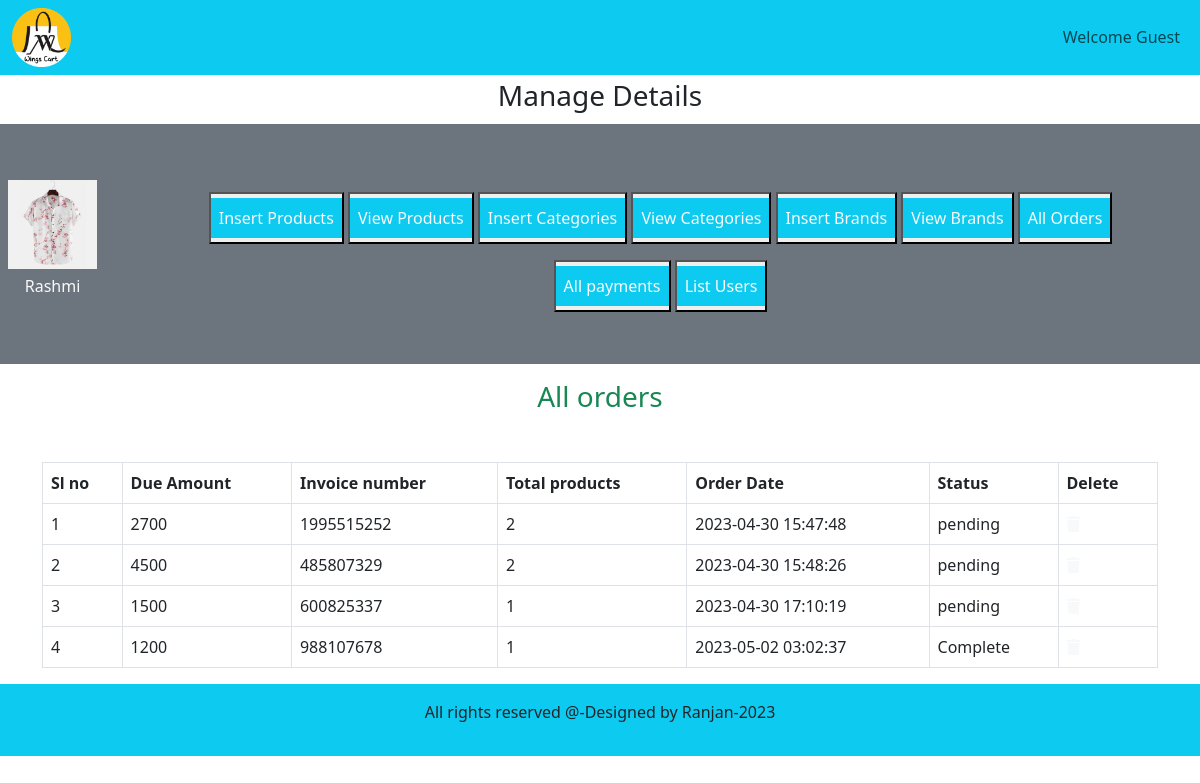
The page /admin_area/index.php?list_orders on the database its author committed.
### tables this page shows
CREATE TABLE `user_orders` (
  `order_id` int(11) NOT NULL,
  `user_id` int(11) NOT NULL,
  `amount_due` int(255) NOT NULL,
  `invoice_number` int(255) NOT NULL,
  `total_products` int(255) NOT NULL,
  `order_date` timestamp NOT NULL DEFAULT current_timestamp() ON UPDATE current_timestamp(),
  `order_status` varchar(15) NOT NULL
);

### admin_area/list_orders.php (the view, shortened to what this page needs)
<h3 class="text-center text-success">All orders</h3>
<table class="table table-bordered mt-5">
    <thead class="bg-info">
    <?php
    $get_orders="SELECT * FROM `user_orders`";
    $result=mysqli_query($con,$get_orders);
    $row_count=mysqli_num_rows($result);
    echo " <tr>
    <th>Sl no</th>
    <th>Due Amount</th>
    <th>Invoice number</th>
    <th>Total products</th>
    <th>Order Date</th>
    <th>Status</th>
    <th>Delete</th>
</tr>
</thead>
<tbody class='bg-secondary text-light'>";
if($row_count==0){
    echo "<h2 class='text-danger text-center mt-5'>No orders yet</h2>";
}else{
    $number=0;
    while($row_data=mysqli_fetch_assoc($result)){
        $order_id=$row_data['order_id'];
        $amount_due=$row_data['amount_due'];
        $invoice_number=$row_data['invoice_number'];
        $total_products=$row_data['total_products'];
        $order_date=$row_data['order_date'];
        $order_status=$row_data['order_status'];
        $number++;
        echo " <tr>
        <td> $number</td>
        <td>$amount_due</td>
        <td>$invoice_number</td>
        <td> $total_products</td>
        <td>$order_date</td>
        <td>$order_status</td>
        <td><a href='index.php?delete_order=$order_id'  type='button' class='text-light'
           data-toggle='modal' data-target='#exampleModal'><i class='fa-solid fa-trash'></i>
           </a></td>
    </tr>
        ";
    }
}
?>
    </tbody>
</table>

### style.css (style rules this page uses)
* { margin:0; padding:0; box-sizing: border-box; }

### admin_area/index.php (style rules this page uses)
body { overflow-x:hidden ; }

### rows shown on the page
user_orders: amount_due "2700", invoice_number "1995515252", total_products "2", order_date "2023-04-30 15:47:48", order_status "pending"
user_orders: amount_due "4500", invoice_number "485807329", total_products "2", order_date "2023-04-30 15:48:26", order_status "pending"
user_orders: amount_due "1500", invoice_number "600825337", total_products "1", order_date "2023-04-30 17:10:19", order_status "pending"
user_orders: amount_due "1200", invoice_number "988107678", total_products "1", order_date "2023-05-02 03:02:37", order_status "Complete"
